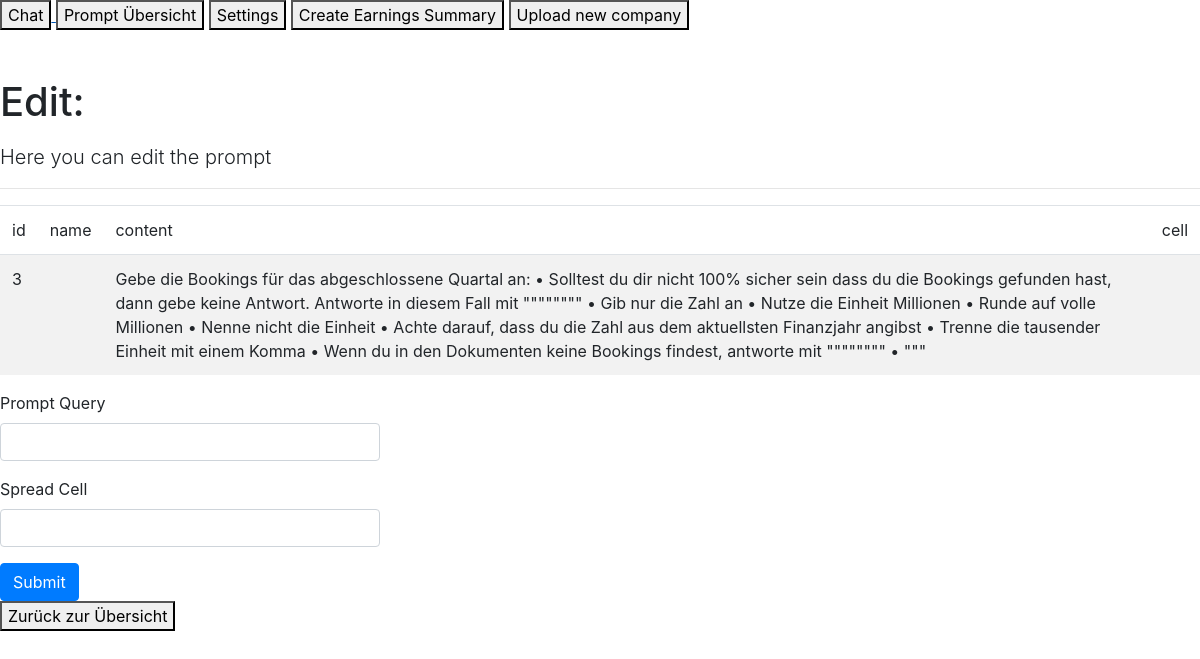
Before: /edit/3 with the older database file.
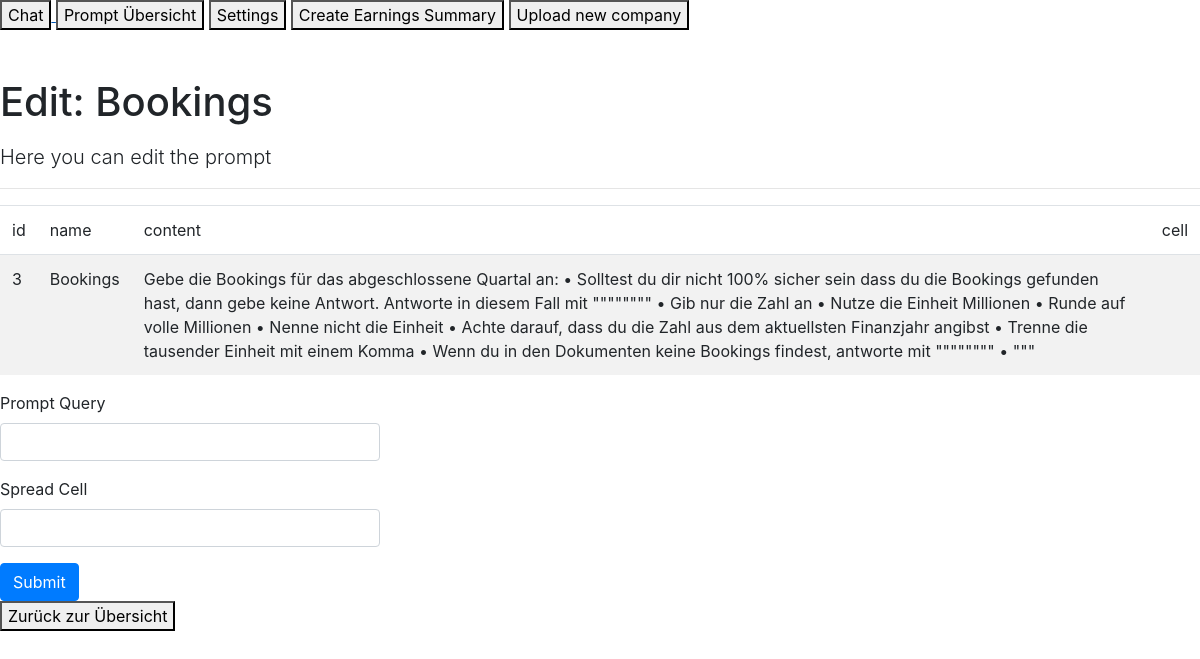
After: the same page with the newer database file.
### app/models.py (models this page shows)
class Prompts(db.Model):
    id = db.Column(db.Integer, primary_key=True)
    name = db.Column(db.String(80), nullable=False)
    content = db.Column(db.String(400), nullable=False)
    gsheetcell = db.Column(db.String(400), nullable=False)

### app/routes.py (the view)
@app.route('/edit/<id>', methods=['GET', 'POST'])
def editprompt(id):
    print("this is the ID"+ id)
    prompt = Prompts.query.filter_by(id=id).first_or_404()
    form = EditQueryForm()
    print(prompt)
    if form.validate_on_submit():
        prompt.content = form.querycontent.data
        prompt.gsheetcell = form.cell.data
        db.session.commit()
        flash('Your changes have been saved.')
    return render_template('editprompt.html', form=form, prompt=prompt)

### app/forms.py
class EditQueryForm(FlaskForm):
    querycontent = StringField('Prompt Query')
    cell = StringField('Spread Cell')
    submit = SubmitField('Submit')

### templates/editprompt.html
{% extends "base.html" %}
{% from 'bootstrap/form.html' import render_form, render_field %}
{% block content %}
      <h1 class="pt-5 pb-2">Edit: {{prompt.name}}</h1>
      <p class="lead">Here you can edit the prompt </p>
      <hr>
          <div>
            <table id="data" class="table table-striped">
                <thead>
                    <tr>
                        <td>id</td>
                        <td>name</td>
                        <td>content</td>
                        <td>cell</td>
                    </tr>
                </thead>
            <tbody>
                <tr>
                    <td>{{prompt.id}}</td>
                    <td>{{prompt.name}}</td>
                    <td>{{prompt.content}}</td>
                    <td>{{prompt.gsheetcell}}</td>
                </tr>
            </tbody>
        </table>
        <div class="row">
            <div class="col-md-4">
                {{ render_form(form)}}
            </div>
        </div>
        <a href= "/edit" >
            <button class="GFG">
               Zurück zur Übersicht
            </button>
        </a>
          </div>
      {% endblock %}

Changed rows visible on the page:
changed Prompts id 3: name (not shown) → "Bookings"
